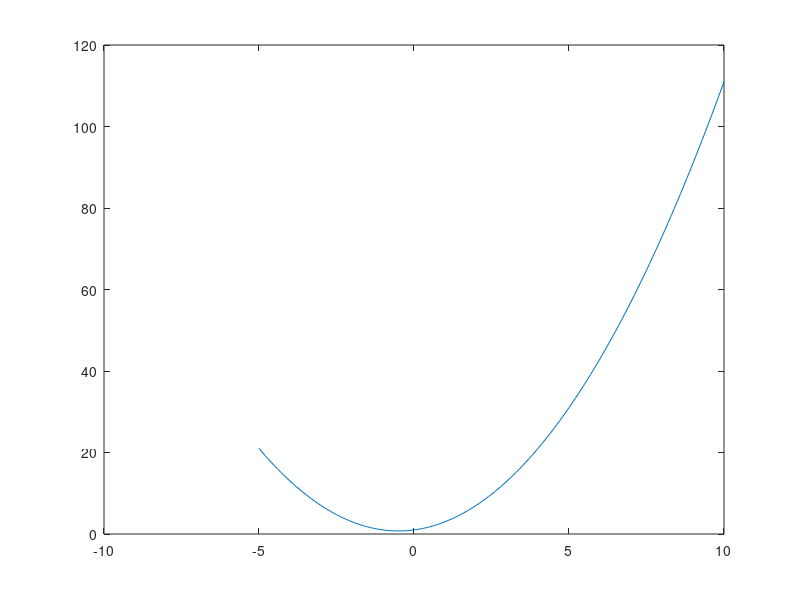

This figure's MATLAB source:
function example_0()

%% �p�����[�^
start = -5;  % ������';'��t���Ȃ��ƃR�}���h�E�B���h�E�ɏo�͂���Ă��܂�
stop = 10;
step = 0.1;

%% x�̐���쐬
x = start:step:stop;

%% �񎟊֐��̐���쐬
y = x.^2 + x + 1;  % �p��'^'�ipython����**�j�D'.'��t���邱�Ƃŗv�f���̙p��ɂȂ�D

%% ���������Ȃ̂ŃO���t��
plot(x, y);

end